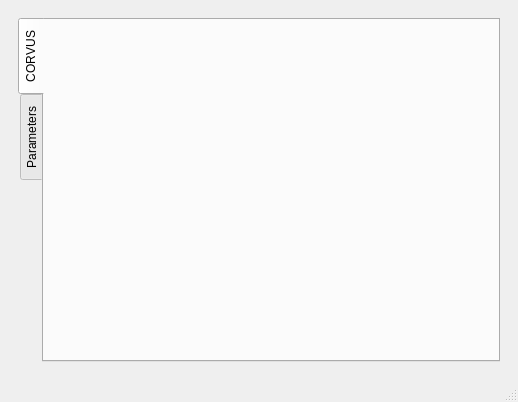
<?xml version="1.0" encoding="UTF-8"?>
<ui version="4.0">
 <class>MainWindow</class>
 <widget class="QMainWindow" name="MainWindow">
  <property name="enabled">
   <bool>true</bool>
  </property>
  <property name="geometry">
   <rect>
    <x>0</x>
    <y>0</y>
    <width>518</width>
    <height>402</height>
   </rect>
  </property>
  <property name="windowTitle">
   <string>CORVUS</string>
  </property>
  <property name="windowOpacity">
   <double>1.000000000000000</double>
  </property>
  <property name="tabShape">
   <enum>QTabWidget::Rounded</enum>
  </property>
  <widget class="QWidget" name="centralwidget">
   <layout class="QGridLayout" name="gridLayout_2">
    <item row="0" column="0">
     <widget class="QWidget" name="widget" native="true">
      <layout class="QGridLayout" name="gridLayout">
       <item row="0" column="0">
        <widget class="QTabWidget" name="tabWidget">
         <property name="tabPosition">
          <enum>QTabWidget::West</enum>
         </property>
         <property name="tabShape">
          <enum>QTabWidget::Rounded</enum>
         </property>
         <property name="currentIndex">
          <number>0</number>
         </property>
         <property name="elideMode">
          <enum>Qt::ElideNone</enum>
         </property>
         <property name="documentMode">
          <bool>false</bool>
         </property>
         <property name="movable">
          <bool>false</bool>
         </property>
         <widget class="QWidget" name="tab_corvus">
          <attribute name="title">
           <string>CORVUS</string>
          </attribute>
         </widget>
         <widget class="QWidget" name="tab_parameters">
          <attribute name="title">
           <string>Parameters</string>
          </attribute>
         </widget>
        </widget>
       </item>
      </layout>
     </widget>
    </item>
   </layout>
  </widget>
  <widget class="QStatusBar" name="statusbar"/>
 </widget>
 <resources/>
 <connections/>
</ui>
